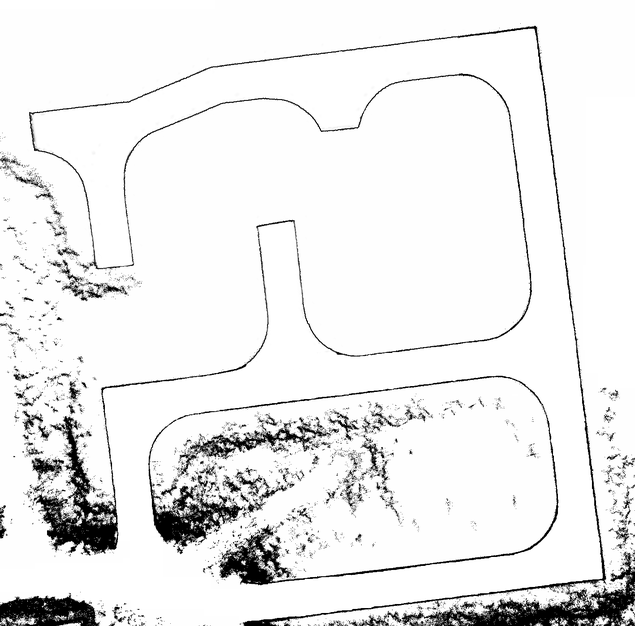
#> input picture img_process/origin/0.png, 635 x 626 px, shrunk from 1417 x 1396 before the run, found by its file name
$ python clear_process.py
#> lines starting #> are read from the running program, lines starting #| are printed output that depends on the picture; after the words box and inside, x2 and y2 are one past the last pixel; in counts of white or black regions, pixels touching at a corner belong together
import cv2
import numpy as np
from skimage.morphology import skeletonize
import os

def _remove_small_components(binary_img: np.ndarray, min_area: int = 50) -> np.ndarray:
    """移除面积过小的连通域噪声点"""
    num_labels, labels, stats, _ = cv2.connectedComponentsWithStats(binary_img, connectivity=8)
    filtered = np.zeros_like(binary_img)
    for label in range(1, num_labels):
        if stats[label, cv2.CC_STAT_AREA] >= min_area:
            filtered[labels == label] = 255
    return filtered

def get_connection_lines(binary_img, max_gap_px=150):
    """
    寻找单像素宽线条的端点并返回连接这些端点的线段Mask。
    """
    # 骨架化以获得精确端点
    skeleton = skeletonize(binary_img > 0).astype(np.uint8) * 255

    # 端点检测 (命中或击中变换 kernel)
    kernel = np.array([[1, 1, 1], [1, 10, 1], [1, 1, 1]], dtype=np.uint8)
    neighbor_counts = cv2.filter2D(skeleton, -1, kernel)
    endpoints = np.argwhere(neighbor_counts == 11)

    connections_mask = np.zeros_like(binary_img)
    used = set()

    # 贪心连接算法
    for i in range(len(endpoints)):
        if i in used: continue
        p1 = endpoints[i]

        best_dist = max_gap_px
        best_idx = -1

        for j in range(i + 1, len(endpoints)):
            if j in used: continue
            p2 = endpoints[j]
            dist = np.sqrt(np.sum((p1 - p2)**2))
            if dist < best_dist:
                best_dist = dist
                best_idx = j

        if best_idx != -1:
            # 连接缺口 (OpenCV 坐标系是 (x,y), numpy 是 (row,col))
            cv2.line(connections_mask, (p1[1], p1[0]), (endpoints[best_idx][1], endpoints[best_idx][0]), 255, 2)
            used.add(i)
            used.add(best_idx)

    return connections_mask

def process_universal_image(
    input_path: str,
    output_path: str,
    max_gap: int = 150,         # 最大允许连接的断口距离
    fill_external: bool = False # 是否将整个轮廓内部填满（道路适用 True，平面图适用 False）
):
#> called with input_path = '/home/yehuo/img_process/origin/0.png', max_gap = 150, fill_external = False
    if not os.path.exists(input_path):
        raise FileNotFoundError(f"无法读取图片: {input_path}")

    # 1. 读取并预处理
    img = cv2.imread(input_path)
#> img is the input picture: shape (626, 635, 3); min 0, max 255, mean 236
    gray = cv2.cvtColor(img, cv2.COLOR_BGR2GRAY)
    blur = cv2.GaussianBlur(gray, (5, 5), 0)
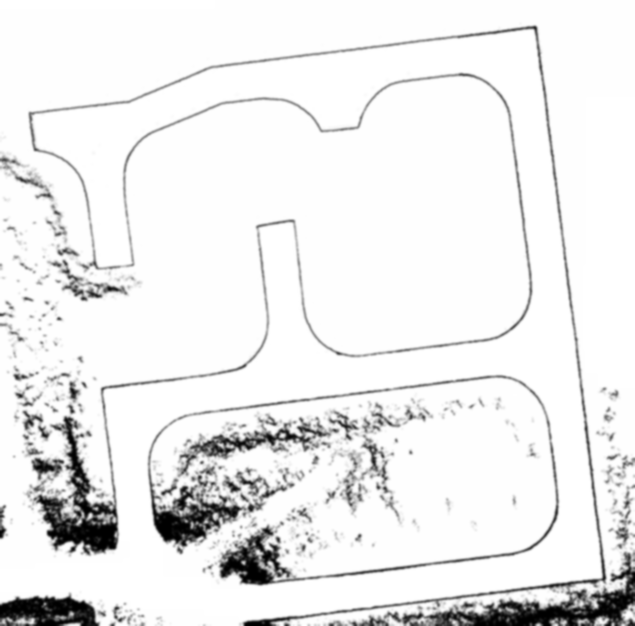
#> blur: shape (626, 635); min 0, max 255, mean 236

    # ==========================================
    # 2. 【核心通用提取】：融合 Canny 与 二值化
    # 这样既能抓取灰度图的边缘，又能把黑线图直接转为"实心白块"避免空心双线
    # ==========================================
    edges = cv2.Canny(blur, 40, 120)
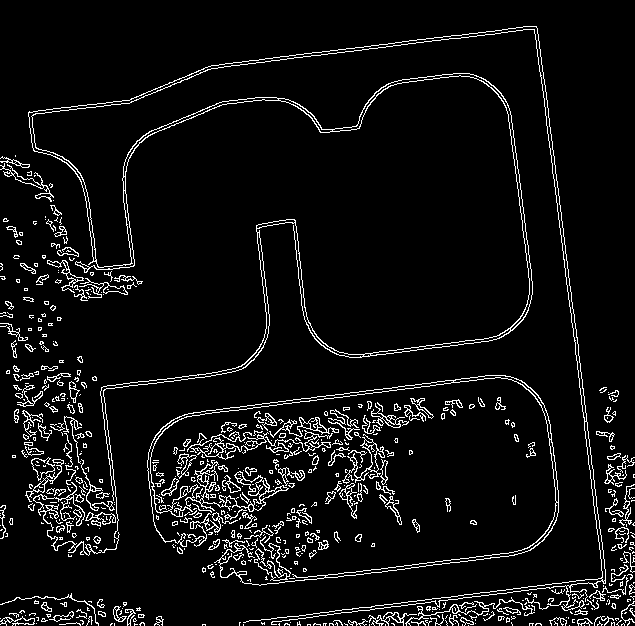
#> edges: shape (626, 635); 6.4% white in thin lines or dots
    # 对于像 0.png 这种图，较暗的线会直接被提取为白色的实心区域
    _, thresh = cv2.threshold(blur, 200, 255, cv2.THRESH_BINARY_INV)
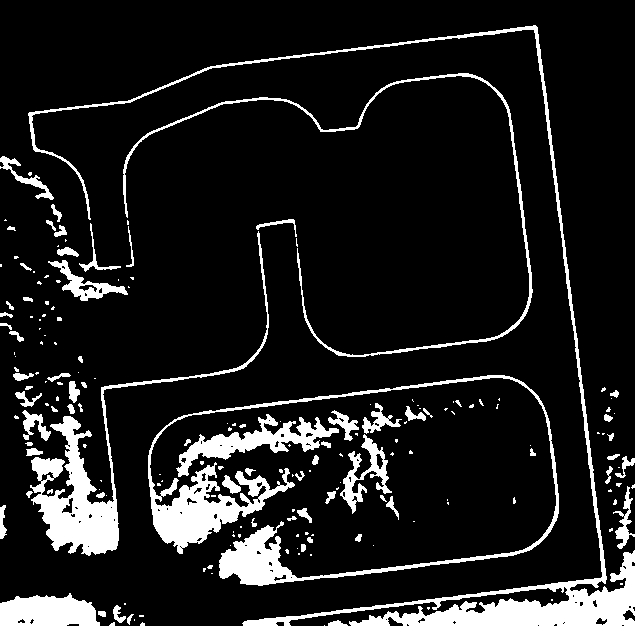
#> thresh: shape (626, 635); 11.7% white; 189 white regions (116 under 20 px), largest, box (x1, y1, x2, y2) and area: (28, 25, 635, 626) 11825, (148, 375, 559, 586) 10348, (30, 231, 269, 556) 6880

    # 融合两者
    combined_mask = cv2.bitwise_or(edges, thresh)
#> combined_mask: shape (626, 635); 13.9% white; 275 white regions (160 under 20 px), largest, box (x1, y1, x2, y2) and area: (25, 25, 635, 626) 25325, (147, 375, 559, 586) 11468, (176, 413, 339, 479) 3204

    # 3. 过滤细小噪声
    clean_mask = _remove_small_components(combined_mask, min_area=100)
#> in _remove_small_components, `num_labels, labels, stats, _ = cv2.connectedComponentsWithStats(binary..`:
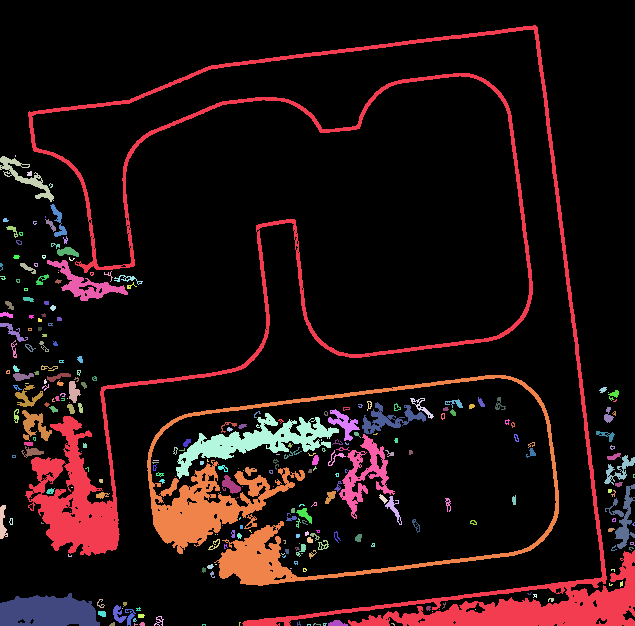
#> labels: shape (626, 635) int32; 276 distinct labels, from 0 to 275; one colour per label, 0 black
#> in _remove_small_components, `num_labels, labels, stats, _ = cv2.connectedComponentsWithStats(binary..`: num_labels = 276; stats = 276 rows, first 6: [0, 0, 635, 626, 342325], [25, 25, 610, 601, 25325], [15, 155, 1, 2, 2], [0, 156, 54, 46, 593], [27, 171, 5, 5, 21], [49, 183, 4, 5, 10]
#> after the loop in _remove_small_components, `for label in range(1, num_labels):`:
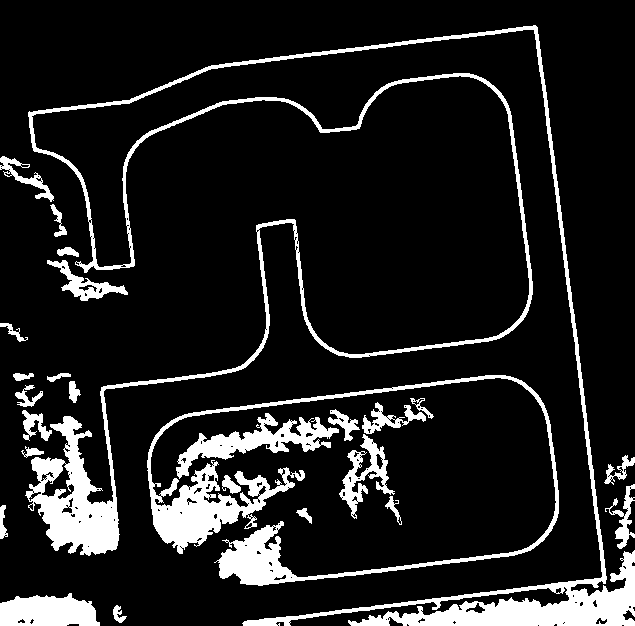
#> filtered: shape (626, 635); 12.6% white; 26 white regions, largest, box (x1, y1, x2, y2) and area: (25, 25, 635, 626) 25325, (147, 375, 559, 586) 11468, (176, 413, 339, 479) 3204

    # ==========================================
    # 4. 【去毛刺预处理】：平滑边缘，防止骨架化崩溃
    # ==========================================
    # 闭运算：填补线段内部的小坑洞
    kernel_close = cv2.getStructuringElement(cv2.MORPH_RECT, (5, 5))
    closed = cv2.morphologyEx(clean_mask, cv2.MORPH_CLOSE, kernel_close)
#> closed: shape (626, 635); 13.9% white; 11 white regions, largest, box (x1, y1, x2, y2) and area: (15, 25, 635, 626) 29836, (147, 375, 559, 586) 20264, (0, 593, 100, 626) 2658

    # 开运算：去除边缘凸起的毛刺，确保后续骨架化是一条干净的单线
    kernel_open = cv2.getStructuringElement(cv2.MORPH_RECT, (3, 3))
    smoothed = cv2.morphologyEx(closed, cv2.MORPH_OPEN, kernel_open)
#> smoothed: shape (626, 635); 13.8% white; 14 white regions, largest, box (x1, y1, x2, y2) and area: (15, 25, 635, 626) 27942, (147, 375, 559, 586) 20217, (0, 593, 100, 626) 2655

    # ==========================================
    # 5. 端点连接与原始厚度融合
    # ==========================================
    # 只寻找连接线
    connection_lines = get_connection_lines(smoothed, max_gap_px=max_gap)
#> in get_connection_lines, `skeleton = skeletonize(binary_img > 0).astype(np.uint8) * 255`:
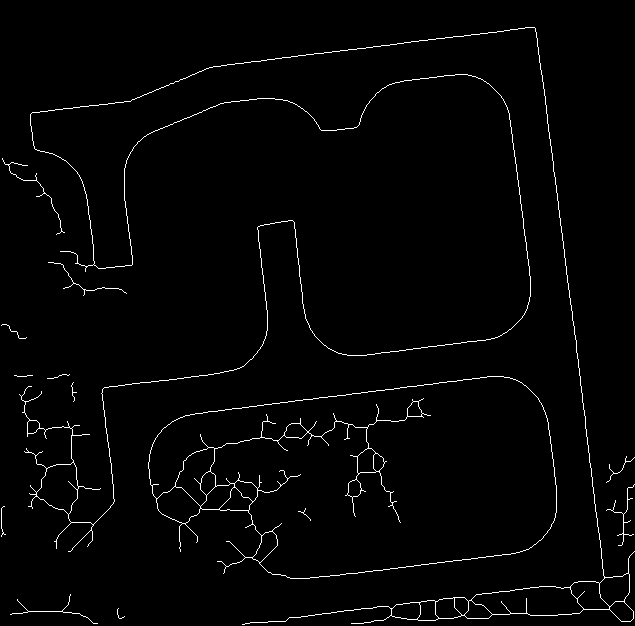
#> skeleton: shape (626, 635); 1.8% white in thin lines or dots
#> in get_connection_lines, `neighbor_counts = cv2.filter2D(skeleton, -1, kernel)`:
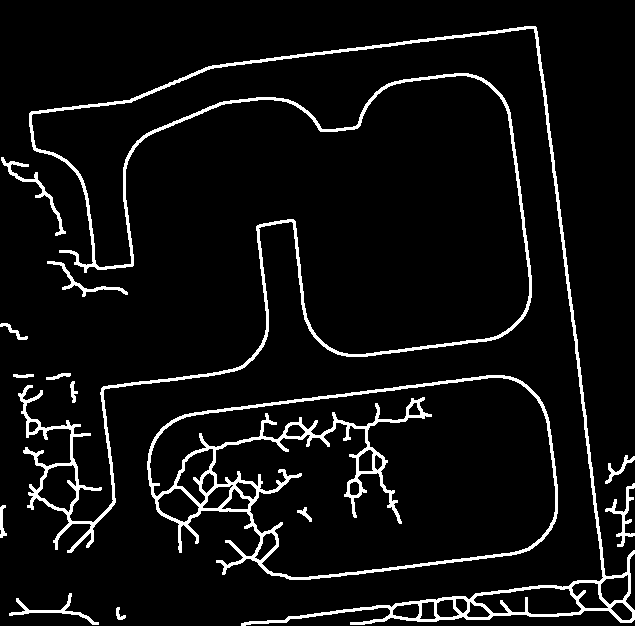
#> neighbor_counts: shape (626, 635); 6.4% white; 14 white regions, largest, box (x1, y1, x2, y2) and area: (18, 26, 635, 626) 14768, (147, 375, 558, 580) 8241, (1, 157, 66, 236) 522
#> in get_connection_lines, `endpoints = np.argwhere(neighbor_counts == 11)`: endpoints = empty array
#> after the loop in get_connection_lines, `for i in range(len(endpoints)):`: connections_mask: shape (626, 635); every value is 0
#> after the loop in get_connection_lines, `for i in range(len(endpoints)):`: used = 0 items

    # 膨胀一下连接线，使其符合墙壁/道路的厚度
    connection_lines = cv2.dilate(connection_lines, np.ones((5,5), np.uint8))

    # 将原始的实心图像与新连上的线合并（保留了原图的线宽！）
    full_network = cv2.bitwise_or(smoothed, connection_lines)
    full_network = cv2.morphologyEx(full_network, cv2.MORPH_CLOSE, kernel_close) # 再次平滑接口处
#> full_network: shape (626, 635); 13.8% white; 11 white regions, largest, box (x1, y1, x2, y2) and area: (15, 25, 635, 626) 29786, (147, 375, 559, 586) 20218, (0, 593, 100, 626) 2655

    # ==========================================
    # 6. 最终填充与反相
    # ==========================================
    if fill_external:
        # 道路模式：提取最外围轮廓并全部填满内部
        contours, _ = cv2.findContours(full_network, cv2.RETR_EXTERNAL, cv2.CHAIN_APPROX_SIMPLE)
        final_mask = np.zeros_like(gray)
        cv2.drawContours(final_mask, contours, -1, 255, thickness=cv2.FILLED)
    else:
        # 平面图模式：保留墙体/线条本身
        final_mask = full_network

    # 反相：目标物体变为黑色(0)，背景变为白色(255)
    final_inverted = cv2.bitwise_not(final_mask)

    ok = cv2.imwrite(output_path, final_inverted)
    if ok:
        print(f"通用处理完成！结果保存至: {output_path}")
    else:
        print("保存失败，请检查路径。")

if __name__ == "__main__":
    input_img = "/home/yehuo/img_process/origin/0.png"
    output_img = "/home/yehuo/img_process/process/0_clear_process.png"

    # max_gap: 平面图建议 100-200，道路如果有大缺口可以调大
    # fill_external: 对于平面图务必设为 False，否则整个房子内部全变黑。如果是纯块状道路可以设为 True
    process_universal_image(input_img, output_img, max_gap=150, fill_external=False)

$ run again, with img_process/INDOOR/origin/0.png copied over img_process/origin/0.png
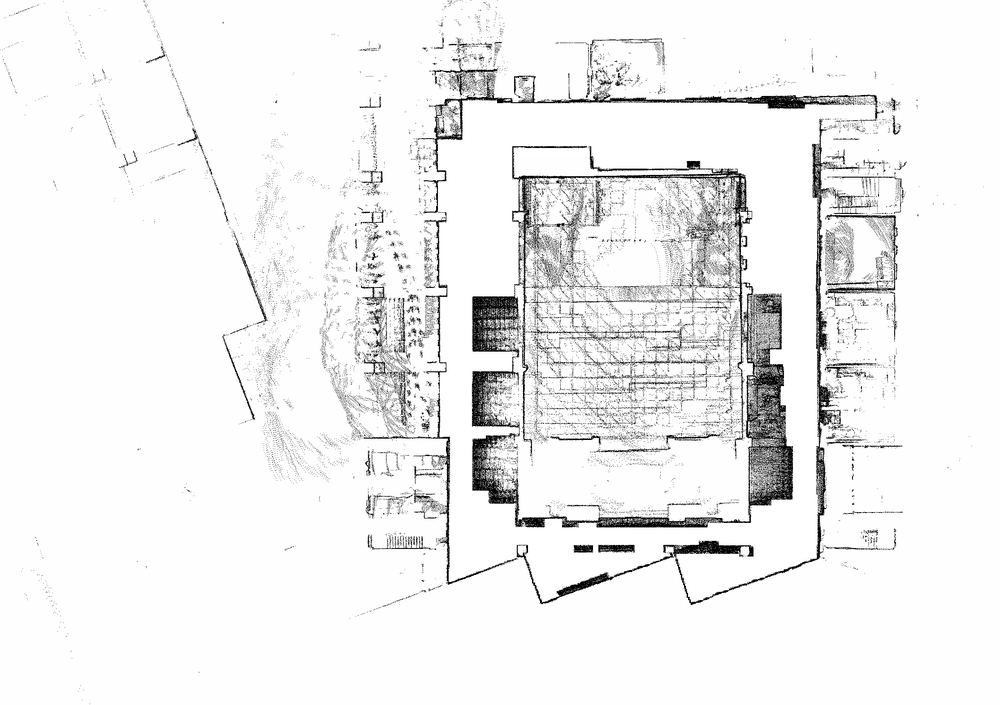
#> input picture img_process/INDOOR/origin/0.png, 1000 x 705 px, shrunk from 2231 x 1572 before the run, found by its file name
#> in process_universal_image, img is the input picture: shape (705, 1000, 3); min 0, max 255, mean 239.9
#> edges: shape (705, 1000); 6.9% white in thin lines or dots, all inside (x1, y1, x2, y2) = (2, 0, 920, 615)
#> thresh: shape (705, 1000); 9.8% white; 410 white regions (289 under 20 px), largest, box (x1, y1, x2, y2) and area: (471, 145, 794, 528) 30837, (354, 119, 877, 605) 9166, (416, 55, 884, 214) 6222
#> combined_mask: shape (705, 1000); 13.3% white; 372 white regions (187 under 20 px), largest, box (x1, y1, x2, y2) and area: (471, 145, 794, 528) 46385, (319, 119, 905, 605) 22297, (413, 37, 885, 214) 8303
#> in _remove_small_components, `num_labels, labels, stats, _ = cv2.connectedComponentsWithStats(binary..`:
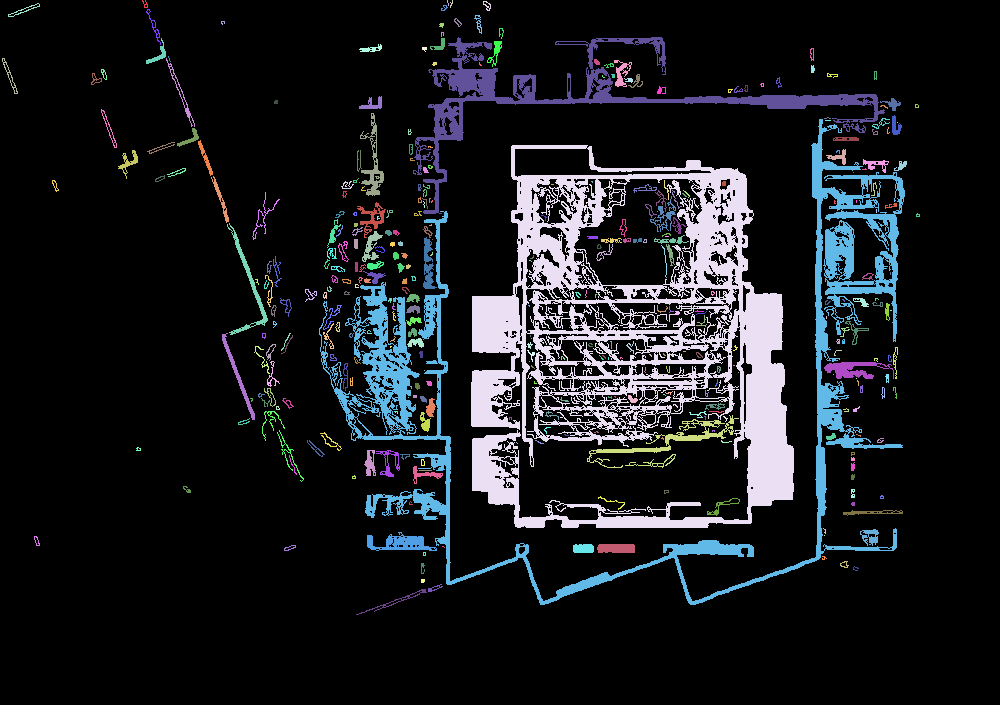
#> labels: shape (705, 1000) int32; 373 distinct labels, from 0 to 372; one colour per label, 0 black
#> num_labels = 373; stats = 373 rows, first 6: [0, 0, 1000, 705, 610963], [142, 0, 6, 8, 21], [447, 0, 2, 6, 6], [450, 0, 3, 8, 11], [483, 1, 8, 10, 34], [8, 3, 32, 14, 74]
#> closed: shape (705, 1000); 15.6% white; 14 white regions, largest, box (x1, y1, x2, y2) and area: (471, 145, 794, 528) 62460, (319, 37, 905, 605) 41720, (146, 38, 268, 420) 1829
#> smoothed: shape (705, 1000); 15.5% white; 25 white regions (1 under 20 px), largest, box (x1, y1, x2, y2) and area: (471, 145, 794, 528) 61880, (320, 37, 905, 605) 40521, (168, 63, 268, 335) 1315
#> skeleton: shape (705, 1000); 1.8% white in thin lines or dots, all inside (x1, y1, x2, y2) = (118, 38, 902, 610)
#> in get_connection_lines, `neighbor_counts = cv2.filter2D(skeleton, -1, kernel)`:
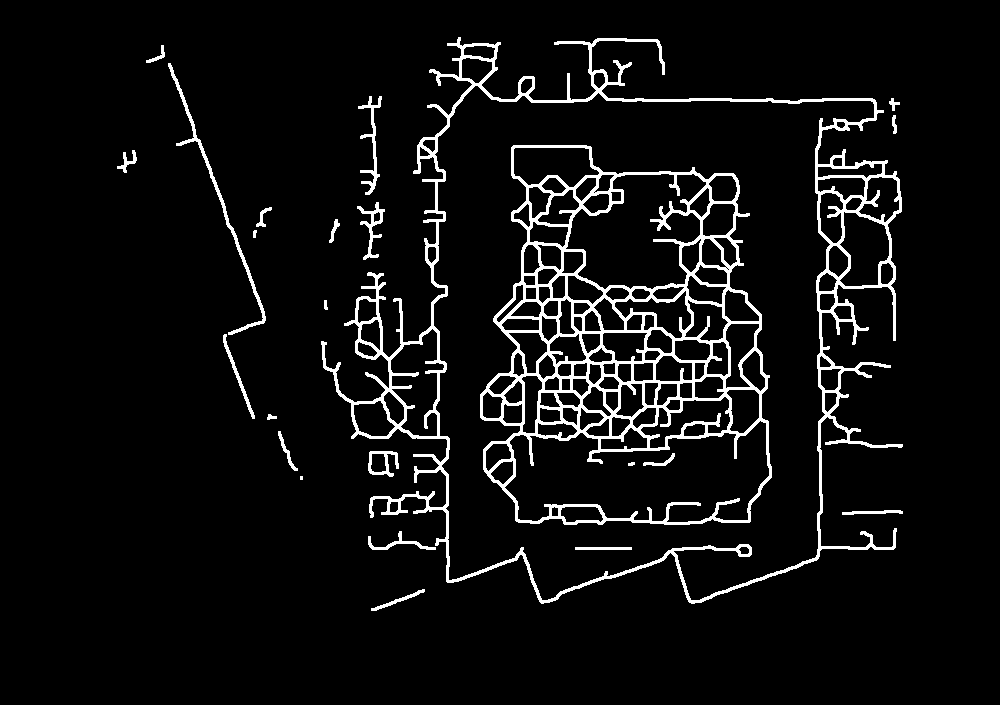
#> neighbor_counts: shape (705, 1000); 6.1% white; 24 white regions (1 under 20 px), largest, box (x1, y1, x2, y2) and area: (480, 145, 772, 525) 20660, (321, 37, 903, 604) 17639, (168, 63, 266, 335) 1164
#> endpoints = empty array
#> after the loop in get_connection_lines, `for i in range(len(endpoints)):`: used = 0 items
#> full_network: shape (705, 1000); 15.5% white; 21 white regions (1 under 20 px), largest, box (x1, y1, x2, y2) and area: (471, 145, 794, 528) 61945, (320, 37, 905, 605) 41261, (168, 63, 268, 420) 1680
